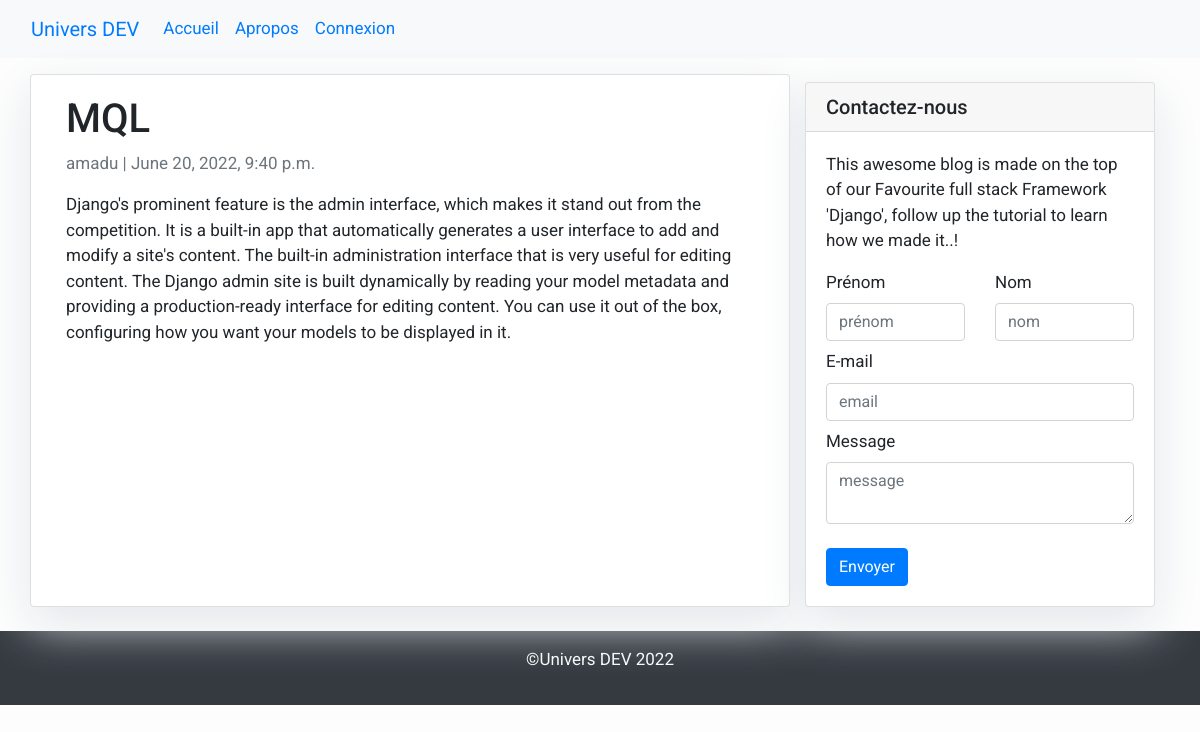
Screenshot of /mql/ with the database file from the repository.
### blog/models.py (models this page shows, shortened)
class Post(models.Model):
    title = models.CharField(max_length=200, unique=True)
    slug = models.SlugField(max_length=200, unique=True)
    author = models.ForeignKey(User, on_delete= models.CASCADE,related_name='blog_posts')
    updated_on = models.DateTimeField(auto_now= True)
    content = models.TextField()
    created_on = models.DateTimeField(auto_now_add=True)
    status = models.IntegerField(choices=STATUS, default=0)
    class Meta:
        ordering = ['-created_on']

### blog/views.py (the view)
# urls.py: path('<slug:slug>/', views.PostDetail.as_view(), name='post_detail'),
class PostDetail(generic.DetailView):
    model = Post
    template_name = 'post_detail.html'

### templates/post_detail.html
{% extends 'base.html' %} {% block content %}
<div class="container">
  <div class="row">
    <div class="col-md-8 card mb-4  mt-3 left  top">
      <div class="card-body">
        <h1>{% block title %} {{ object.title }} {% endblock title %}</h1>
        <p class=" text-muted">{{ post.author }} | {{ post.created_on }}</p>
        <p class="card-text ">{{ object.content | safe }}</p>
      </div>
    </div>
    {% block sidebar %} {% include 'sidebar.html' %} {% endblock sidebar %}
  </div>
</div>
{% endblock content %}

### templates/base.html (style rules this page uses)
body { font-family: "Roboto", sans-serif; font-size: 17px; background-color: #fdfdfd; }

### templates/sidebar.html (style rules this page uses)
.card { box-shadow: 0 16px 48px #E3E7EB; }

### rows the page displays
Post: title "MQL", author "amadu", created_on "June 20, 2022, 9:40 p.m.", content "Django's prominent feature is the admin interface, which makes it stand out from the competition. It is a built-in app that automatically generates a user interface to add and modify a site's content. The built-in administration interface that is very useful for editing content. The Django admin site is built dynamically by reading your model metadata and providing a production-ready interface for editing content. You can use it out of the box, configuring how you want your models to be displayed in it."
